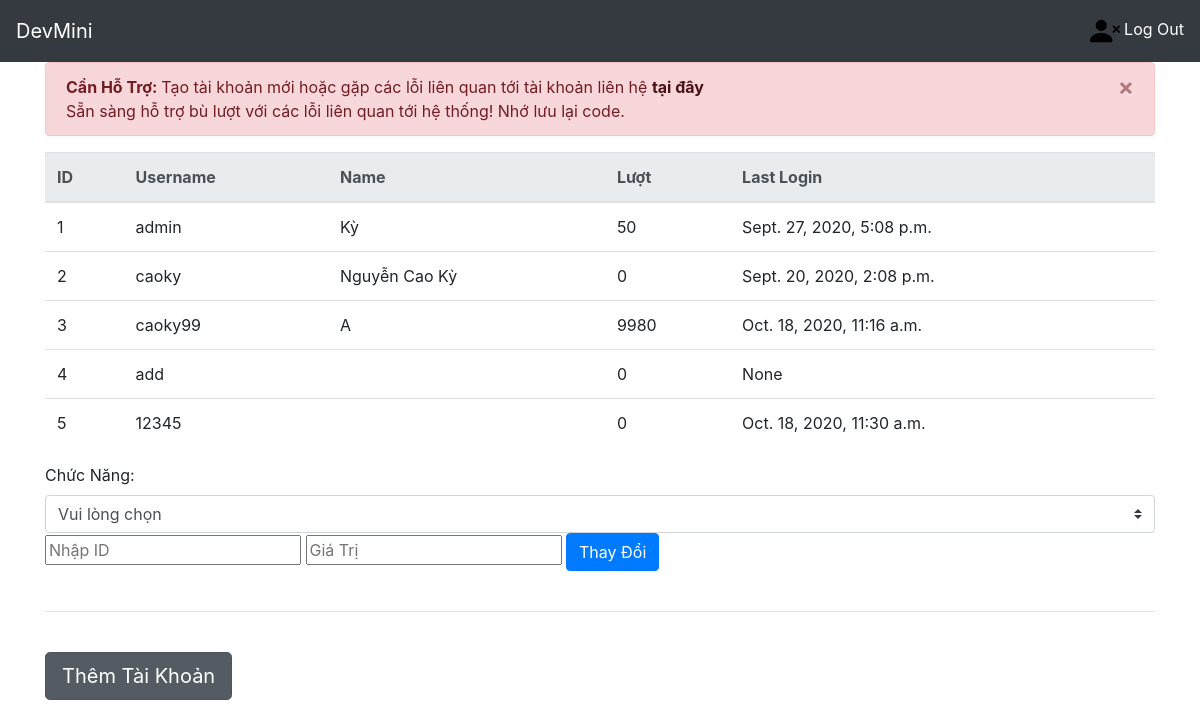
The page /mod/ (signed in) on the database as committed earlier.
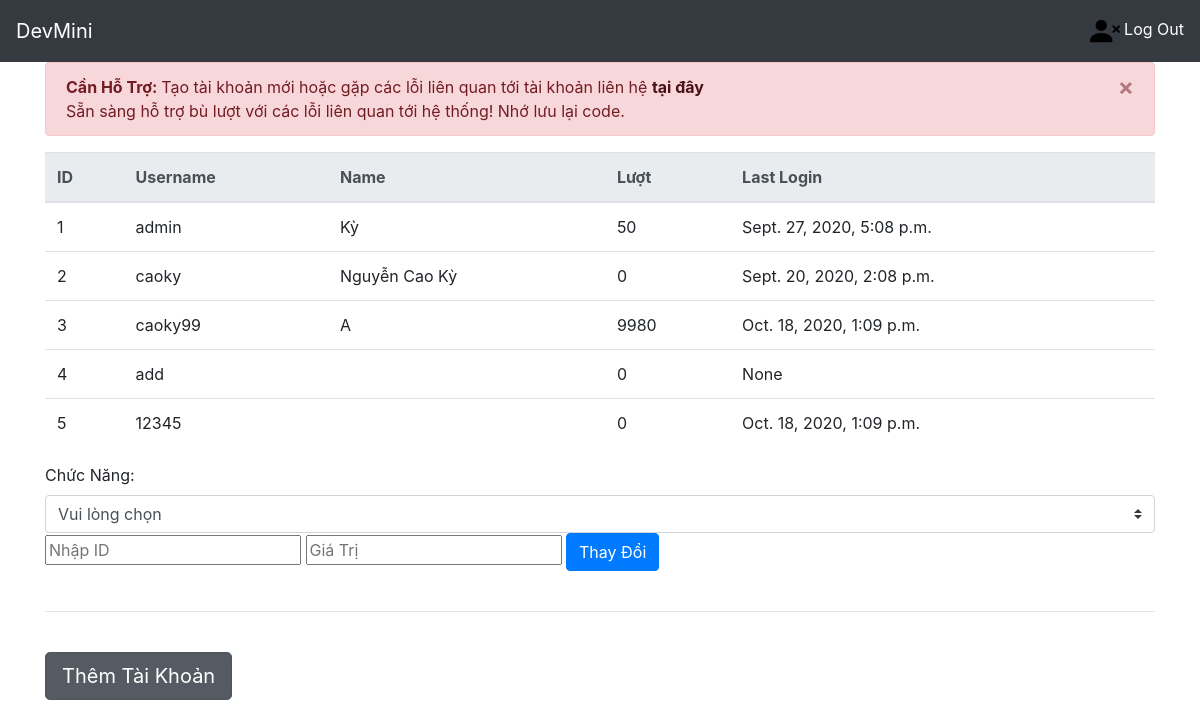
The same page on the database as committed later.
### home/models.py (models this page shows)
class MyUser(AbstractUser):
    luot=models.IntegerField(default=0)
    name=models.CharField(max_length=100,default="")
    uid=models.IntegerField(default=0)
    isAdmin = models.BooleanField(default=False)
    isMod = models.BooleanField(default=False)
    madonhang=models.IntegerField(default=0)

### home/views.py (the view, shortened to what this page needs)
# urls.py: path('mod/',views.mod,name='mod'),
def mod(request):
   form = Mod()
   return render(request, 'pages/mod.html',{'form': form,'MyUser': MyUser.objects.all()})

### home/forms.py (shortened to what this page needs)
class Mod(forms.Form):
    _id = forms.IntegerField()
    name=forms.CharField(max_length=100)
    username=forms.CharField(max_length=100)
    password=forms.CharField(max_length=100)

### home/templates/pages/mod.html (shortened to what this page needs)
{% extends "pages/base.html" %}
{% block menu %}
{% if user.isMod %}
<table class="table">
  <thead class="thead-light">
    <tr>
      <th scope="col">ID</th>
      <th scope="col">Username</th>
      <th scope="col">Name</th>
      <th scope="col">Lượt</th>
      <th scope="col">Last Login</th>
    </tr>
  </thead>
  <tbody>
  {% for name in MyUser %}
    <tr>
      <td>{{name.id}}</td>
      <td>{{name.username}}</td>
      <td>{{name.name}}</td>
      <td>{{name.luot}}</td>
      <td>{{name.last_login}}</td>
    </tr>
    {% endfor %}
  </tbody>
</table>
<form action="." method="POST" enctype="multipart/form-data">
	     <div class="class="form-group"">
        <label>Chức Năng:</label>
        <select class="custom-select mr-sm-2" onchange="changeName(this.value)" required>
            <option selected>Vui lòng chọn
            <option value="name">Sửa Tên
        </select>
    </div>
    <input class="id_class" name="_id" onchange="checkNum(this.value)" type="text" class="form-control"  placeholder="Nhập ID" required>
    <input class="text_value" type="text" class="form-control" placeholder="Giá Trị" required>
	<button type="submit" class="btn btn-primary">Thay Đổi</button>
</form>
<br>
<hr>
<br>
<a href="{% url "add" %}" class="btn btn-secondary btn-lg active" role="button" aria-pressed="true">Thêm Tài Khoản</a>
{% endif %}
{% endblock %}

Rows that differ between the two databases and show on the page:
changed MyUser "caoky99": last_login "Oct. 18, 2020, 11:16 a.m." → "Oct. 18, 2020, 1:09 p.m."
changed MyUser id 5: last_login "Oct. 18, 2020, 11:30 a.m." → "Oct. 18, 2020, 1:09 p.m."
